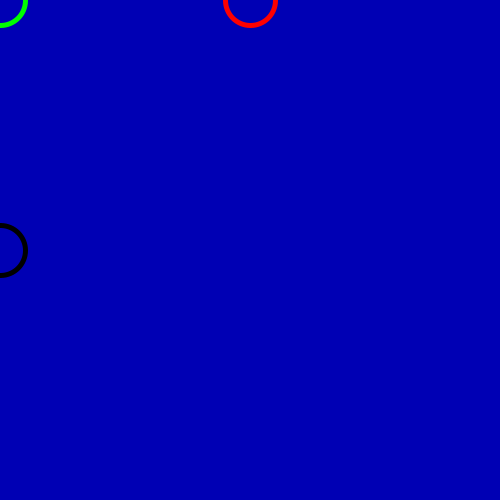
Frame 1 (no input)
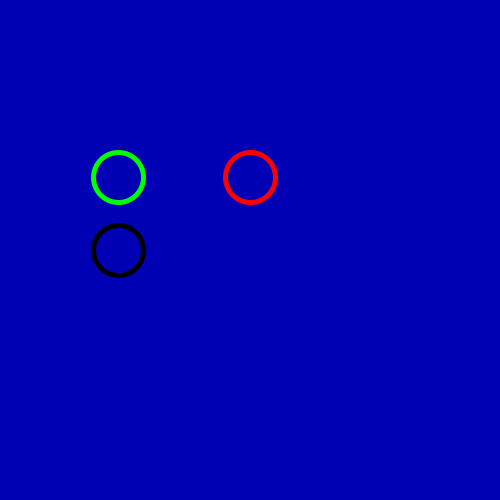
Frame 60 (the mouse pressed at the canvas centre just before this capture)
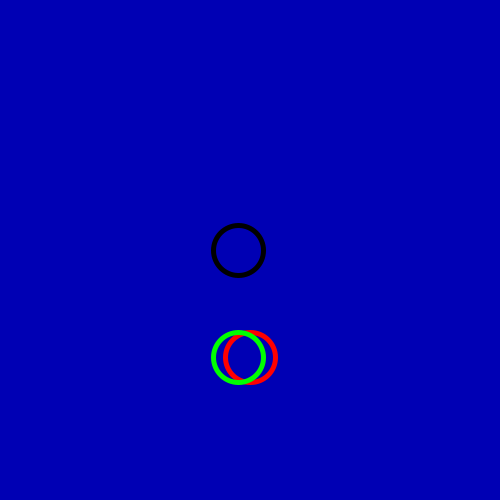
Frame 120 (the mouse held since frame 60 and released just before this capture)

The Processing sketch that drew these frames (run headless with seeded random() and noise(); from frame 60 on, the mouse is pressed at the canvas centre):

// Processing sketch: CRCP1310_09_Math_and_Animation
// ── CRCP1310_09_Math_and_Animation.pde
float x;
float y;

void setup() {
  size(500, 500);
  x = 0;
  y = 0;
}

void draw() {
  background(0, 0, 180);
  strokeWeight(5);
  noFill();
  stroke(0);
  ellipse(x, 250, 50, 50);
  
  stroke(255, 0, 0);
  ellipse(250, y, 50, 50);
  
  stroke(0, 255, 0);
  ellipse(x, y, 50, 50);
  
  x = x + 2;
  y = y + 3;
}

void keyPressed() {
  x = 0;
  y = height / 2.0;
}
